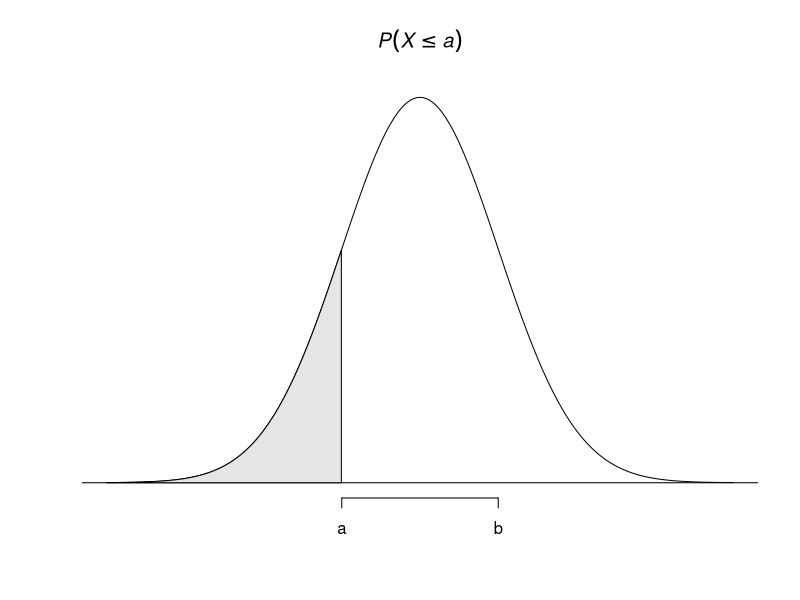

Write R code to recreate this figure.
x <- seq(-4, 4, length = 1000) ; y <- dnorm(x)
plot(x, y, axes = FALSE, type = 'l', xlab = '', ylab = '',
   main = expression(italic(P(X<=a))))
abline(h = 0)
x1 <- x[x <= -1] ; y1 <- dnorm(x1)
x2 <- c(-4, x1, x1[length(x1)], -4) ; y2 <- c(0, y1, 0, 0)
polygon(x2, y2, col = 'grey90')
axis(1, at = c(-1, 1), font = 8, 
   vfont = c('serif', 'italic'), labels = c('a', 'b'))